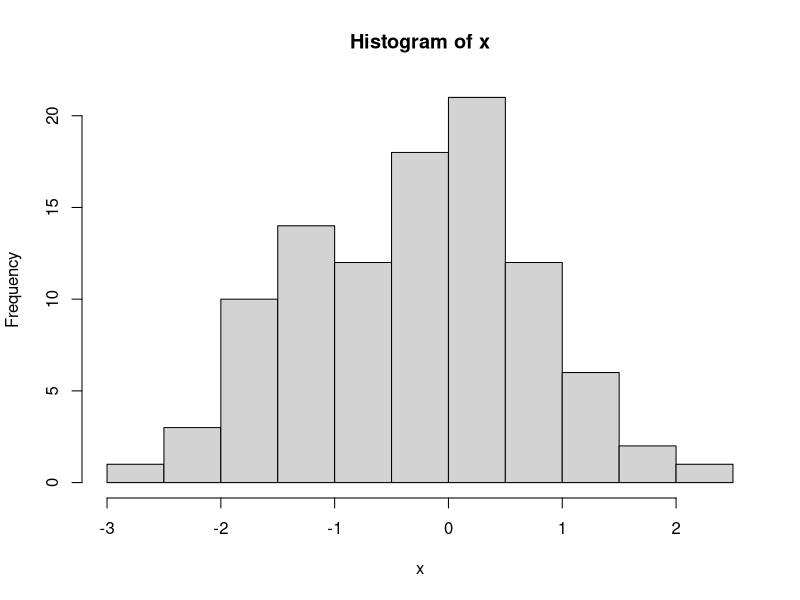

Reproduce this figure in R.
#' ---
#' title: "R scripts can be rendered!"
#' author: "Marina Doucerain"
#' date: "2020"
#' output: github_document
#' ---

#' This is a test to render an R script. I'm writing some prose here.
#' Ok enough blala

# Creating some data
x <- rnorm(100)

# Now plotting this as a histogram
hist(x)
